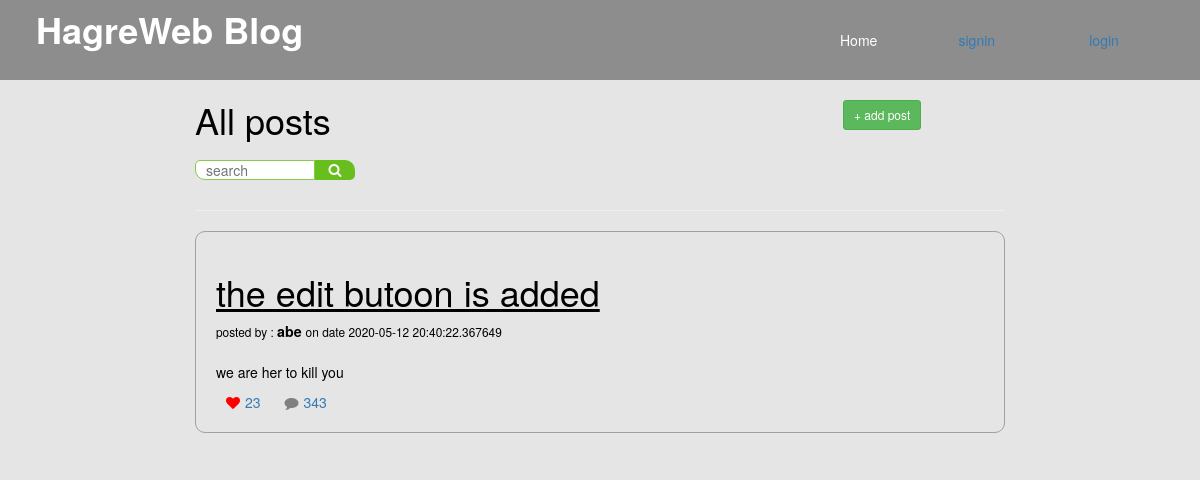
Page /home on the earlier database version.
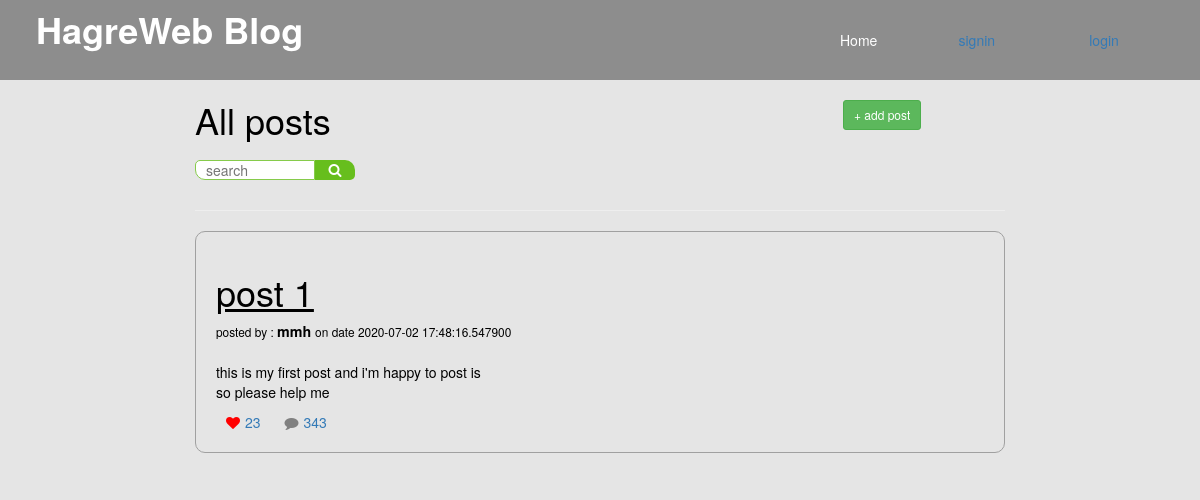
Same page on the later database version.
### main.py (models this page shows, shortened)
class Post(db.Model):
    id = db.Column(db.Integer, primary_key=True)
    title = db.Column(db.String(40),nullable=False)
    content = db.Column(db.String(1000),nullable=False)
    date = db.Column(db.DateTime,default=datetime.utcnow)
    auther_id = db.Column(db.Integer, db.ForeignKey('user.id'), nullable= False)

class User(db.Model):
    id = db.Column(db.Integer, primary_key=True)
    name = db.Column(db.String(20), unique=True, nullable=False)
    password = db.Column(db.String(20),nullable=False)
    profile_img = db.Column(db.String(), default='main.jpg')
    access = db.Column(db.String(20),nullable=False, default='user')
    posts = db.relationship('Post', backref='auther',lazy=True)

### main.py (the view)
@app.route('/home')
def home():
    posts = Post.query.all()
    return render_template('home.html', posts = posts)

### templates/home.html
{% extends 'base.html' %}
{% block body %}
<div class="container top_head ">
        <h1>All posts</h1>
        <a href='/' class=" addpost btn  btn-success btn-sm " >+ add post</a>
        <div class='search'>
                <input type='text'  placeholder="search" name="search" class=''>
                <label for="search">
                    <button type='submit'><i class="fa fa-search"></i></button>
                </label>
            </div>
    </div>
<section class="container">
       <hr>
        <ul>
    {% for p in posts %}
            <li class="post">
                <h1>{{ p.title }}</h1>
                <small>posted by : <big style='font-weight: bold'>{{ p.auther.name }} </big>on date {{ p.date }}</small>
                <p>{{ p.content }}</p>
                <a href='' class="float-left" ><i class="fa fa-heart"></i>23</a>
                <a href='' class="float-left" ><i class="fa fa-comment"></i>343</a>
            </li>
{% endfor %}
        </ul>
</section>
{% endblock %}

Differences in the rows shown:
removed Post: title "the edit butoon is added", auther.name "abe", date "2020-05-12 20:40:22.367649", content "we are her to kill you"
added Post: title "post 1", auther.name "mmh", date "2020-07-02 17:48:16.547900", content "this is my first post and i'm happy to post is so please help me"
